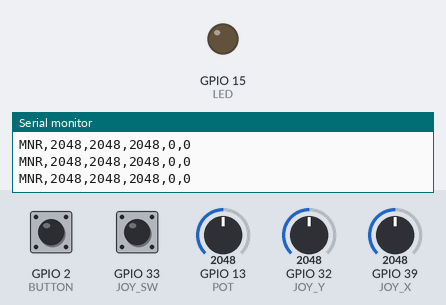
Bench run of a sketch on a simulated ESP32. On the bench: output pins drawn as LEDs (lit = HIGH), the last lines printed to the serial monitor. The test bench sets the inputs (shaded band); at power-on: GPIO 2 (BUTTON) HIGH, GPIO 33 (JOY_SW) HIGH, GPIO 13 (POT) = 2048, GPIO 32 (JOY_Y) = 2048, GPIO 39 (JOY_X) = 2048 (analog values on the 0–4095 scale).

Above: at 1.2 s.
1.3 s: GPIO 2 (BUTTON) pulled LOW for 0.15 s
At 1.41 s:
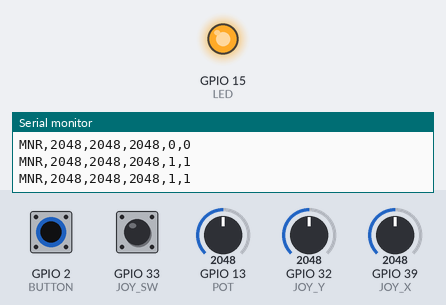
2.9 s: GPIO 2 (BUTTON) pulled LOW for 3.2 s
At 6.8 s:
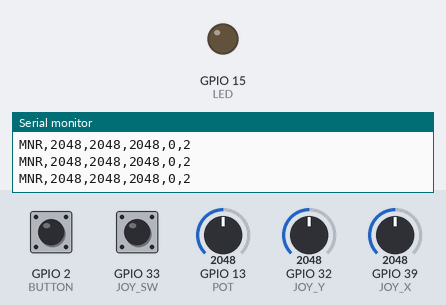
7.6 s: GPIO 33 (JOY_SW) pulled LOW for 3.2 s
At 7.9 s:
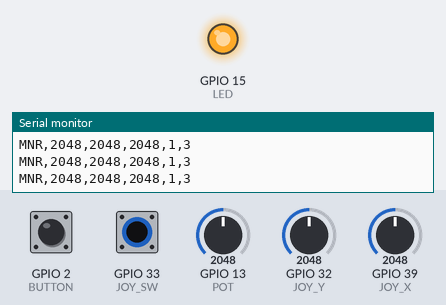
Timing chart, 0 to 12.3 s (numbered marks = the images above; inputs shaded):
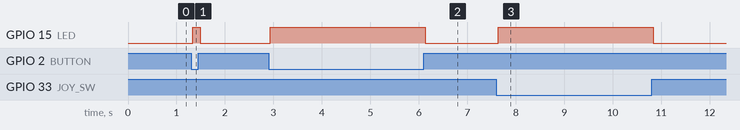

Measured:
- after the input at 1.3 s, GPIO 15 (LED): LOW → HIGH at once, → LOW 0.15 s later
- after the input at 2.9 s, GPIO 15 (LED): LOW → HIGH at once, → LOW 3.2 s later
- after the input at 7.6 s, GPIO 15 (LED): LOW → HIGH at once, → LOW 3.2 s later

The sketch:

MovieNightRoulette.ino
```cpp
// Movie Night Roulette: ESP32 TTGO, USB serial at 115200.
const int JOY_X=39, JOY_Y=32, JOY_SW=33, POT=13, BUTTON=2, LED=15;
unsigned long changed=0, lastSend=0, presses=0;
bool lastRaw=false, pressed=false;
float smoothPot=0;
void setup(){
 Serial.begin(115200);
 pinMode(JOY_X,INPUT); pinMode(JOY_Y,INPUT); pinMode(POT,INPUT);
 pinMode(BUTTON,INPUT_PULLUP); pinMode(JOY_SW,INPUT_PULLUP);
 pinMode(LED,OUTPUT); digitalWrite(LED,LOW);
 analogReadResolution(12);
 analogSetPinAttenuation(POT,ADC_11db);
 analogSetPinAttenuation(JOY_X,ADC_11db);
 analogSetPinAttenuation(JOY_Y,ADC_11db);
 smoothPot=analogRead(POT);
}
void loop(){
 unsigned long now=millis();
 bool raw=digitalRead(BUTTON)==LOW || digitalRead(JOY_SW)==LOW;
 if(raw!=lastRaw){lastRaw=raw;changed=now;}
 if(now-changed>=35 && raw!=pressed){pressed=raw;if(pressed)presses++;}
 digitalWrite(LED,pressed?HIGH:LOW);
 smoothPot+=0.12f*(analogRead(POT)-smoothPot);
 if(now-lastSend>=40){
  lastSend=now;
  Serial.printf("MNR,%d,%d,%d,%d,%lu\n",analogRead(JOY_X),analogRead(JOY_Y),(int)smoothPot,pressed?1:0,presses);
 }
 delay(2);
}
```
